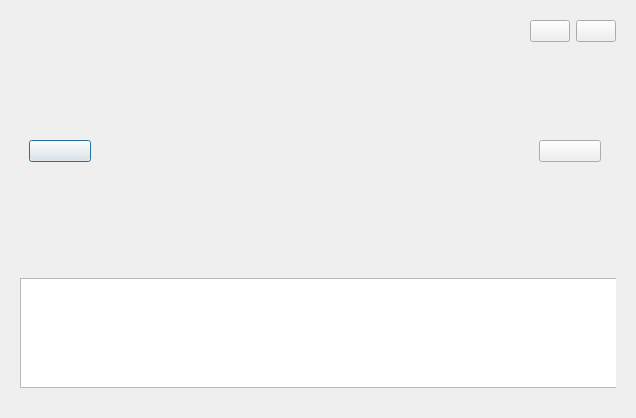
<?xml version="1.0" encoding="UTF-8"?>
<ui version="4.0">
 <class>SlideShowDlg</class>
 <widget class="QDialog" name="SlideShowDlg">
  <property name="geometry">
   <rect>
    <x>0</x>
    <y>0</y>
    <width>636</width>
    <height>418</height>
   </rect>
  </property>
  <property name="windowTitle">
   <string>Dialog</string>
  </property>
  <layout class="QVBoxLayout" name="verticalLayout" stretch="7,1">
   <item>
    <widget class="QWidget" name="slideShow" native="true">
     <layout class="QGridLayout" name="gridLayout">
      <item row="1" column="0">
       <widget class="QWidget" name="slideprewid" native="true">
        <property name="minimumSize">
         <size>
          <width>80</width>
          <height>0</height>
         </size>
        </property>
        <property name="maximumSize">
         <size>
          <width>80</width>
          <height>16777215</height>
         </size>
        </property>
        <layout class="QVBoxLayout" name="verticalLayout_2">
         <item>
          <widget class="PicButton" name="slidepreBtn">
           <property name="text">
            <string/>
           </property>
          </widget>
         </item>
        </layout>
       </widget>
      </item>
      <item row="1" column="2">
       <widget class="QWidget" name="slidenextwid" native="true">
        <property name="minimumSize">
         <size>
          <width>80</width>
          <height>0</height>
         </size>
        </property>
        <property name="maximumSize">
         <size>
          <width>80</width>
          <height>16777215</height>
         </size>
        </property>
        <layout class="QVBoxLayout" name="verticalLayout_3">
         <item>
          <widget class="PicButton" name="slidenextBtn">
           <property name="text">
            <string/>
           </property>
          </widget>
         </item>
        </layout>
       </widget>
      </item>
      <item row="1" column="1">
       <widget class="PicAnimationWid" name="picAnimation" native="true"/>
      </item>
      <item row="0" column="2">
       <layout class="QHBoxLayout" name="horizontalLayout_2">
        <item>
         <widget class="PicStateBtn" name="playBtn">
          <property name="text">
           <string/>
          </property>
         </widget>
        </item>
        <item>
         <widget class="PicButton" name="closeBtn">
          <property name="text">
           <string/>
          </property>
         </widget>
        </item>
       </layout>
      </item>
     </layout>
    </widget>
   </item>
   <item>
    <widget class="QWidget" name="preShow" native="true">
     <layout class="QHBoxLayout" name="horizontalLayout">
      <item>
       <widget class="QWidget" name="widget" native="true">
        <property name="minimumSize">
         <size>
          <width>0</width>
          <height>120</height>
         </size>
        </property>
        <property name="maximumSize">
         <size>
          <width>16777215</width>
          <height>120</height>
         </size>
        </property>
        <widget class="PreListWid" name="preListWidget">
         <property name="geometry">
          <rect>
           <x>0</x>
           <y>0</y>
           <width>16777215</width>
           <height>110</height>
          </rect>
         </property>
         <property name="minimumSize">
          <size>
           <width>0</width>
           <height>110</height>
          </size>
         </property>
         <property name="maximumSize">
          <size>
           <width>16777215</width>
           <height>110</height>
          </size>
         </property>
         <property name="flow">
          <enum>QListView::Flow::LeftToRight</enum>
         </property>
        </widget>
       </widget>
      </item>
     </layout>
    </widget>
   </item>
  </layout>
 </widget>
 <customwidgets>
  <customwidget>
   <class>PicButton</class>
   <extends>QPushButton</extends>
   <header>picbutton.h</header>
  </customwidget>
  <customwidget>
   <class>PicStateBtn</class>
   <extends>QPushButton</extends>
   <header>picstatebtn.h</header>
  </customwidget>
  <customwidget>
   <class>PicAnimationWid</class>
   <extends>QWidget</extends>
   <header>picanimationwid.h</header>
   <container>1</container>
  </customwidget>
  <customwidget>
   <class>PreListWid</class>
   <extends>QListWidget</extends>
   <header>prelistwid.h</header>
  </customwidget>
 </customwidgets>
 <resources/>
 <connections/>
</ui>
